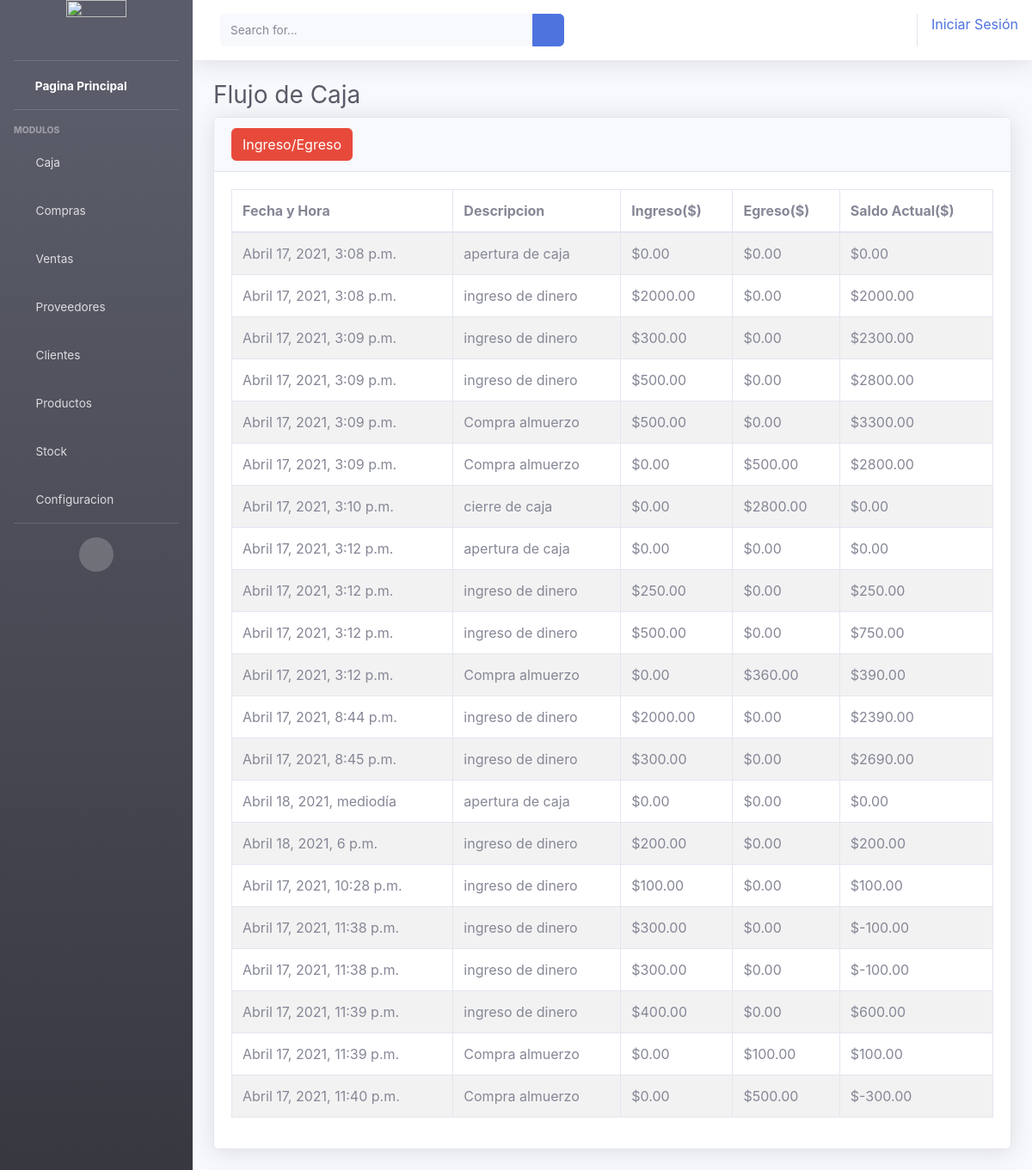
Page /caja/ on the committed database.
### caja/models.py (models this page shows)
class Caja(models.Model):
    fecha = models.DateTimeField()
    descripcion = models.CharField(max_length=50)
    operacion = models.IntegerField(choices=opciones_mov, default=0)
    monto = models.DecimalField(max_digits=8, decimal_places=2)
    saldo = models.DecimalField(max_digits=8, decimal_places=2)

### caja/views.py (the view, shortened to what this page needs)
# urls.py: path('', index, name='caja'),
def index(request):
    data = {
        "form": cajaForm()
    }
    caja = Caja.objects.all()
    data["cajaIngreso"] = caja
    return render(request, 'caja/caja.html', data)

### caja/forms.py
class cajaForm(forms.ModelForm):
    class Meta:
        model = Caja
        fields = ["descripcion", "operacion", "monto"]

### cedal/templates/caja/caja.html (shortened to what this page needs)
{% extends 'cedal/index.html' %}
{% load static %}
{% load crispy_forms_tags %}
{% block content %}
<div class="container-fluid">
    <h1 class="h3 mb-2 text-gray-800">Flujo de Caja</h1>
    <div class="card shadow mb-4">
        <div class="card-header">
            <div class="row">
                <div class="col-6">
                    <a href="#modalIngreso" data-toggle="modal" class="btn btn-danger">Ingreso/Egreso</a>
                </div>
            </div>
        </div>
        <div class="card-body">
            <div class="table-responsive">
                <table class="table table-bordered table-striped table-hover" id="tablaCaja" width="100%" cellspacing="0">
                    <thead>
                        <tr>
                            <th>Fecha y Hora</th>
                            <th>Descripcion</th>
                            <th>Ingreso($)</th>
                            <th>Egreso($)</th>
                            <th>Saldo Actual($)</th>
                        </tr>
                    </thead>
                    <tbody>
                       {% for c in cajaIngreso %}
                       <tr>
                        <td>{{c.fecha}}</td>
                        <td>{{c.descripcion}}</td>
                        {% if c.operacion == 0 %}
                        <td>${{c.monto}}</td>
                        <td>$0.00</td>
                        {% else %}
                        <td>$0.00</td>
                        <td>${{c.monto}}</td>
                        {% endif %}
                        <td>${{c.saldo}}</td>
                    </tr>
                       {% endfor %}
                    </tbody>
                </table>
            </div>
        </div>
    </div>
</div>
{% endblock %}

### rows in the picture
Caja: fecha "Abril 17, 2021, 3:08 p.m.", descripcion "apertura de caja", monto "0.00", saldo "0.00"
Caja: fecha "Abril 17, 2021, 3:08 p.m.", descripcion "ingreso de dinero", monto "2000.00", saldo "2000.00"
Caja: fecha "Abril 17, 2021, 3:09 p.m.", descripcion "ingreso de dinero", monto "300.00", saldo "2300.00"
Caja: fecha "Abril 17, 2021, 3:09 p.m.", descripcion "ingreso de dinero", monto "500.00", saldo "2800.00"
Caja: fecha "Abril 17, 2021, 3:09 p.m.", descripcion "Compra almuerzo", monto "500.00", saldo "3300.00"
Caja: fecha "Abril 17, 2021, 3:09 p.m.", descripcion "Compra almuerzo", monto "500.00", saldo "2800.00"
Caja: fecha "Abril 17, 2021, 3:10 p.m.", descripcion "cierre de caja", monto "2800.00", saldo "0.00"
Caja: fecha "Abril 17, 2021, 3:12 p.m.", descripcion "apertura de caja", monto "0.00", saldo "0.00"
Caja: fecha "Abril 17, 2021, 3:12 p.m.", descripcion "ingreso de dinero", monto "250.00", saldo "250.00"
Caja: fecha "Abril 17, 2021, 3:12 p.m.", descripcion "ingreso de dinero", monto "500.00", saldo "750.00"
Caja: fecha "Abril 17, 2021, 3:12 p.m.", descripcion "Compra almuerzo", monto "360.00", saldo "390.00"
Caja: fecha "Abril 17, 2021, 8:44 p.m.", descripcion "ingreso de dinero", monto "2000.00", saldo "2390.00"
Caja: fecha "Abril 17, 2021, 8:45 p.m.", descripcion "ingreso de dinero", monto "300.00", saldo "2690.00"
Caja: fecha "Abril 18, 2021, mediodía", descripcion "apertura de caja", monto "0.00", saldo "0.00"
Caja: fecha "Abril 18, 2021, 6 p.m.", descripcion "ingreso de dinero", monto "200.00", saldo "200.00"
Caja: fecha "Abril 17, 2021, 10:28 p.m.", descripcion "ingreso de dinero", monto "100.00", saldo "100.00"
Caja: fecha "Abril 17, 2021, 11:38 p.m.", descripcion "ingreso de dinero", monto "300.00", saldo "-100.00"
Caja: fecha "Abril 17, 2021, 11:38 p.m.", descripcion "ingreso de dinero", monto "300.00", saldo "-100.00"
Caja: fecha "Abril 17, 2021, 11:39 p.m.", descripcion "ingreso de dinero", monto "400.00", saldo "600.00"
Caja: fecha "Abril 17, 2021, 11:39 p.m.", descripcion "Compra almuerzo", monto "100.00", saldo "100.00"
Caja: fecha "Abril 17, 2021, 11:40 p.m.", descripcion "Compra almuerzo", monto "500.00", saldo "-300.00"
